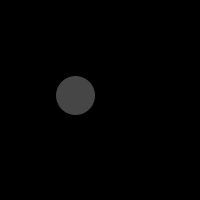
Frame 1 (no input)
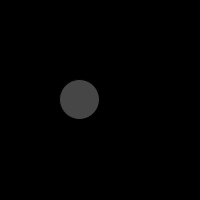
Frame 60 (the mouse pressed at the canvas centre just before this capture)
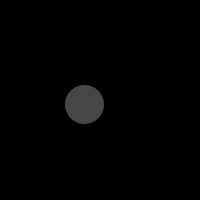
Frame 120 (the mouse held since frame 60 and released just before this capture)

The Processing sketch that drew these frames (run headless with seeded random() and noise(); from frame 60 on, the mouse is pressed at the canvas centre):

// Processing sketch: processing_121192
// ── processing_121192.pde

float counter =4000;
void setup() {
  size(200,200);
}

void draw()
{
   background(0);
  translate(200,220);
  
  pushMatrix();
  translate(-log(counter)*15,-log(counter)*15); 
   fill(70,70,70);
  ellipse(0,0,40,40);
  popMatrix();
  
  counter -=15; 
}
